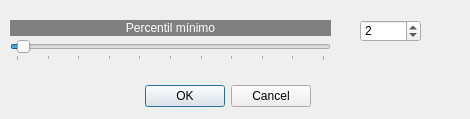
<?xml version="1.0" encoding="UTF-8"?>
<ui version="4.0">
 <class>Capturarvideo</class>
 <widget class="QDialog" name="Capturarvideo">
  <property name="geometry">
   <rect>
    <x>0</x>
    <y>0</y>
    <width>470</width>
    <height>119</height>
   </rect>
  </property>
  <property name="windowTitle">
   <string>Captura de vídeo</string>
  </property>
  <widget class="QDialogButtonBox" name="buttonBox">
   <property name="geometry">
    <rect>
     <x>-30</x>
     <y>80</y>
     <width>341</width>
     <height>32</height>
    </rect>
   </property>
   <property name="orientation">
    <enum>Qt::Horizontal</enum>
   </property>
   <property name="standardButtons">
    <set>QDialogButtonBox::Cancel|QDialogButtonBox::Ok</set>
   </property>
  </widget>
  <widget class="QSpinBox" name="spinBox">
   <property name="geometry">
    <rect>
     <x>360</x>
     <y>20</y>
     <width>61</width>
     <height>22</height>
    </rect>
   </property>
   <property name="minimum">
    <number>0</number>
   </property>
   <property name="maximum">
    <number>100</number>
   </property>
   <property name="value">
    <number>2</number>
   </property>
  </widget>
  <widget class="QSlider" name="horizontalSlider">
   <property name="geometry">
    <rect>
     <x>10</x>
     <y>40</y>
     <width>321</width>
     <height>21</height>
    </rect>
   </property>
   <property name="minimum">
    <number>0</number>
   </property>
   <property name="maximum">
    <number>100</number>
   </property>
   <property name="pageStep">
    <number>10</number>
   </property>
   <property name="value">
    <number>2</number>
   </property>
   <property name="orientation">
    <enum>Qt::Horizontal</enum>
   </property>
   <property name="tickPosition">
    <enum>QSlider::TicksBelow</enum>
   </property>
   <property name="tickInterval">
    <number>10</number>
   </property>
  </widget>
  <widget class="QLabel" name="label">
   <property name="geometry">
    <rect>
     <x>10</x>
     <y>20</y>
     <width>321</width>
     <height>16</height>
    </rect>
   </property>
   <property name="styleSheet">
    <string notr="true">background-color: rgb(128, 128, 128);
color: rgb(255, 255, 255);</string>
   </property>
   <property name="text">
    <string>Percentil mínimo</string>
   </property>
   <property name="alignment">
    <set>Qt::AlignCenter</set>
   </property>
  </widget>
 </widget>
 <resources/>
 <connections>
  <connection>
   <sender>buttonBox</sender>
   <signal>accepted()</signal>
   <receiver>Capturarvideo</receiver>
   <slot>accept()</slot>
   <hints>
    <hint type="sourcelabel">
     <x>248</x>
     <y>254</y>
    </hint>
    <hint type="destinationlabel">
     <x>157</x>
     <y>274</y>
    </hint>
   </hints>
  </connection>
  <connection>
   <sender>buttonBox</sender>
   <signal>rejected()</signal>
   <receiver>Capturarvideo</receiver>
   <slot>reject()</slot>
   <hints>
    <hint type="sourcelabel">
     <x>316</x>
     <y>260</y>
    </hint>
    <hint type="destinationlabel">
     <x>286</x>
     <y>274</y>
    </hint>
   </hints>
  </connection>
 </connections>
</ui>
